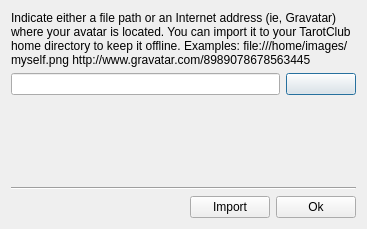
<?xml version="1.0" encoding="UTF-8"?>
<ui version="4.0">
 <class>importAvatarUI</class>
 <widget class="QDialog" name="importAvatarUI">
  <property name="geometry">
   <rect>
    <x>0</x>
    <y>0</y>
    <width>367</width>
    <height>229</height>
   </rect>
  </property>
  <property name="windowTitle">
   <string>Import an avatar</string>
  </property>
  <layout class="QVBoxLayout" name="verticalLayout">
   <item>
    <widget class="QLabel" name="label">
     <property name="text">
      <string>&lt;html&gt;&lt;head/&gt;&lt;body&gt;&lt;p&gt;Indicate either a file path or an Internet address (ie, Gravatar) where your avatar is located. You can import it to your TarotClub home directory to keep it offline.&lt;/p&gt;&lt;p&gt;Examples:&lt;br /&gt;file:///home/images/myself.png&lt;br /&gt;http://www.gravatar.com/8989078678563445&lt;/body&gt;&lt;/html&gt;</string>
     </property>
     <property name="wordWrap">
      <bool>true</bool>
     </property>
    </widget>
   </item>
   <item>
    <layout class="QHBoxLayout" name="horizontalLayout">
     <item>
      <widget class="QLineEdit" name="lineEdit"/>
     </item>
     <item>
      <widget class="QPushButton" name="buttonBrowse">
       <property name="minimumSize">
        <size>
         <width>70</width>
         <height>0</height>
        </size>
       </property>
       <property name="text">
        <string/>
       </property>
       <property name="icon">
        <iconset resource="../../../assets/desktop.qrc">
         <normaloff>:/images/fileopen.png</normaloff>:/images/fileopen.png</iconset>
       </property>
      </widget>
     </item>
    </layout>
   </item>
   <item>
    <spacer name="verticalSpacer">
     <property name="orientation">
      <enum>Qt::Vertical</enum>
     </property>
     <property name="sizeHint" stdset="0">
      <size>
       <width>20</width>
       <height>10</height>
      </size>
     </property>
    </spacer>
   </item>
   <item>
    <widget class="Line" name="line">
     <property name="orientation">
      <enum>Qt::Horizontal</enum>
     </property>
    </widget>
   </item>
   <item>
    <layout class="QHBoxLayout" name="horizontalLayout_2">
     <item>
      <spacer name="horizontalSpacer">
       <property name="orientation">
        <enum>Qt::Horizontal</enum>
       </property>
       <property name="sizeHint" stdset="0">
        <size>
         <width>40</width>
         <height>20</height>
        </size>
       </property>
      </spacer>
     </item>
     <item>
      <widget class="QPushButton" name="buttonImport">
       <property name="text">
        <string>Import</string>
       </property>
      </widget>
     </item>
     <item>
      <widget class="QPushButton" name="okButton">
       <property name="text">
        <string>Ok</string>
       </property>
      </widget>
     </item>
    </layout>
   </item>
  </layout>
 </widget>
 <resources>
  <include location="../../../assets/desktop.qrc"/>
 </resources>
 <connections/>
</ui>
